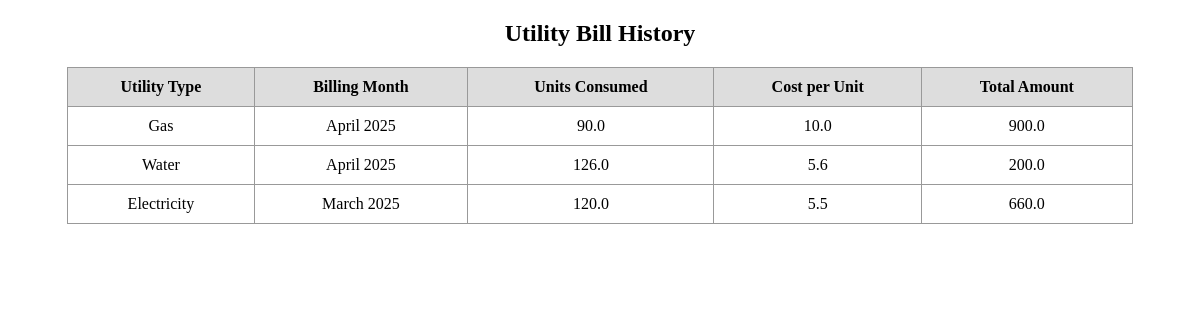
The app's page /utility-bills/ with its own data.
### energy/models.py (models this page shows, shortened)
class UtilityBill(models.Model):
    UTILITY_CHOICES = [
        ('Electricity', 'Electricity'),
        ('Water', 'Water'),
        ('Gas', 'Gas'),
    ]
    utility_type = models.CharField(max_length=20, choices=UTILITY_CHOICES)
    billing_month = models.DateField()
    units_consumed = models.FloatField()
    cost_per_unit = models.FloatField()
    total_amount = models.FloatField()
    created_at = models.DateTimeField(auto_now_add=True)

### energy/views.py (the view)
# urls.py: path('utility-bills/', views.utility_bill_view, name='utility_bills'),
def utility_bill_view(request):
    bills = UtilityBill.objects.all().order_by('-billing_month')
    return render(request, 'energy/utility_bills.html', {'bills': bills})

### energy/templates/energy/utility_bills.html (shortened to what this page needs)
<!DOCTYPE html>
<html>
<head>
</head>
<body>
    <h2 style="text-align:center;">Utility Bill History</h2>
    <table>
        <tr>
            <th>Utility Type</th>
            <th>Billing Month</th>
            <th>Units Consumed</th>
            <th>Cost per Unit</th>
            <th>Total Amount</th>
        </tr>
        {% for bill in bills %}
        <tr>
            <td>{{ bill.utility_type }}</td>
            <td>{{ bill.billing_month|date:"F Y" }}</td>
            <td>{{ bill.units_consumed }}</td>
            <td>{{ bill.cost_per_unit }}</td>
            <td>{{ bill.total_amount }}</td>
        </tr>
        {% endfor %}
    </table>
</body>
</html>

### energy/templates/energy/utility_bills.html (style rules this page uses)
table { width: 90%; border-collapse: collapse; margin: 20px auto; }
th, td { padding: 10px; border: 1px solid #999; text-align: center; }
th { background-color: #ddd; }

### records on screen
UtilityBill: utility_type "Gas", billing_month "April 2025", units_consumed "90.0", cost_per_unit "10.0", total_amount "900.0"
UtilityBill: utility_type "Water", billing_month "April 2025", units_consumed "126.0", cost_per_unit "5.6", total_amount "200.0"
UtilityBill: utility_type "Electricity", billing_month "March 2025", units_consumed "120.0", cost_per_unit "5.5", total_amount "660.0"
